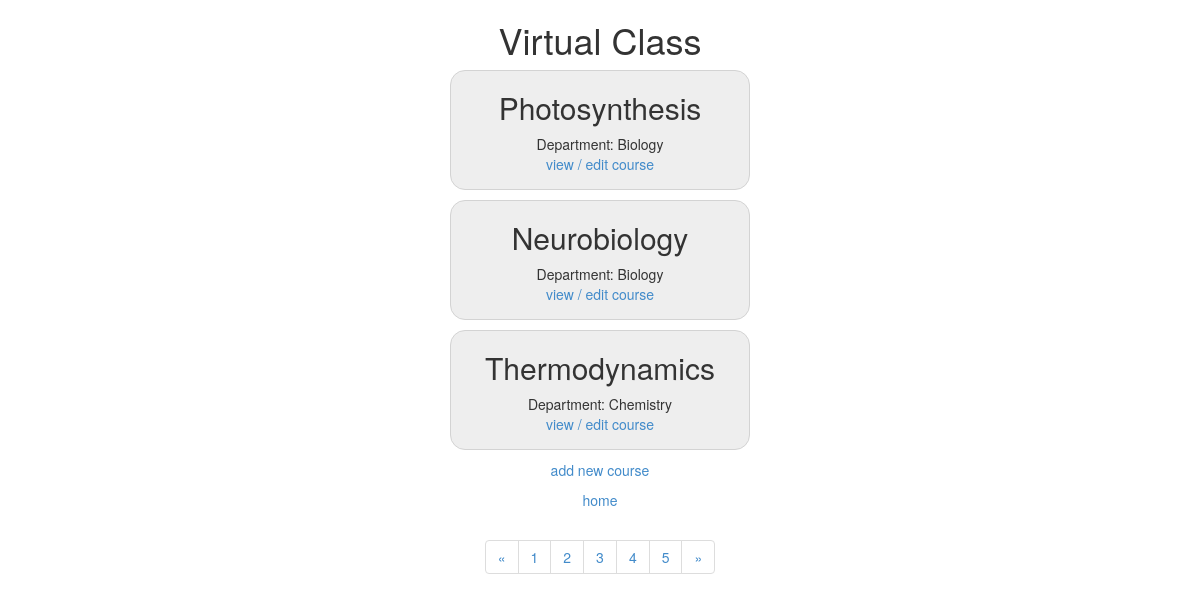
Before: /index.php/course with the older database file.
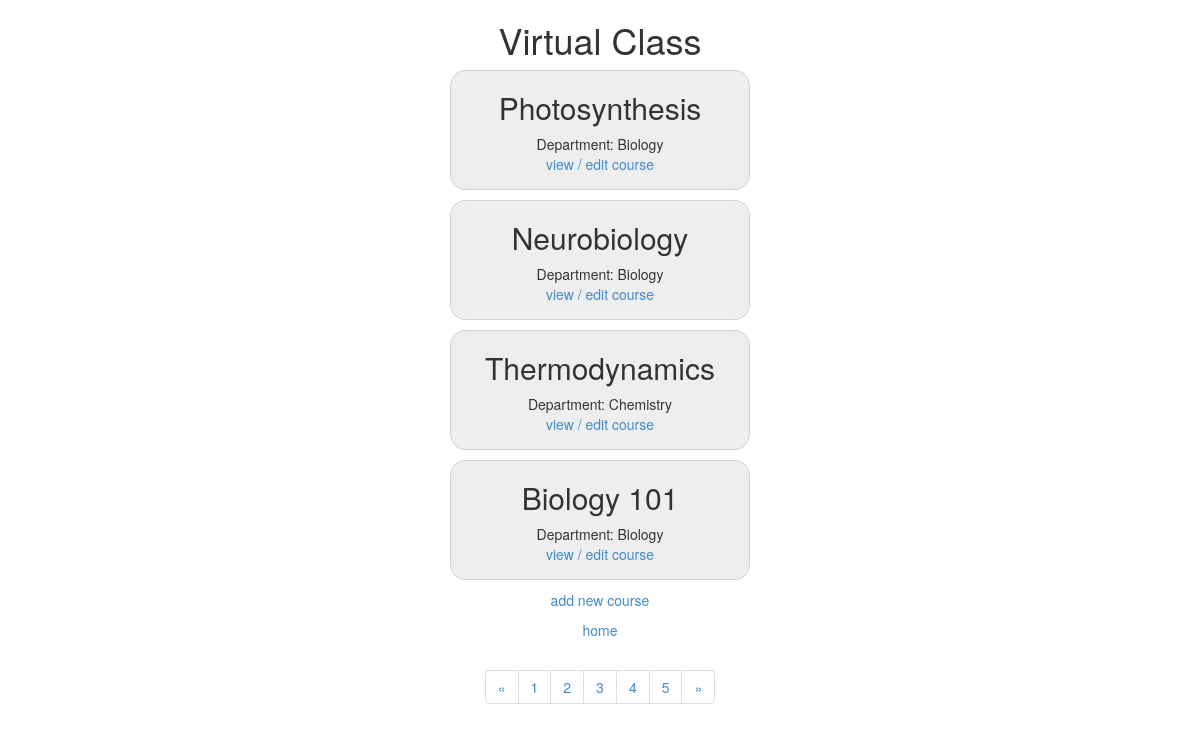
After: the same page with the newer database file.
### tables this page shows
CREATE TABLE `course` (
  `id` int(11) NOT NULL AUTO_INCREMENT,
  `title` varchar(128) NOT NULL,
  `dept_id` int(11) DEFAULT NULL,
  `prof_id` int(11) DEFAULT NULL,
  PRIMARY KEY (`id`),
  KEY `dept_id` (`dept_id`),
  KEY `prof_id` (`prof_id`),
  CONSTRAINT `course_ibfk_1` FOREIGN KEY (`dept_id`) REFERENCES `dept` (`id`) ON DELETE CASCADE,
  CONSTRAINT `course_ibfk_2` FOREIGN KEY (`prof_id`) REFERENCES `prof` (`id`) ON DELETE CASCADE
);

### application/controllers/course.php (called while the page is built, shortened)
<?php
class Course extends CI_Controller {
	public function __construct()
	{
		$this->load->model('course_model');
		$this->load->model('dept_model');
		$this->load->model('enrollment_model');
		$this->load->model('student_model');
	}
	public function index()
	{
		$data['courses'] = $this->course_model->get_courses();
		$data['title'] = 'courses list';
		$data['pagenum'] = 1;
		$this->load->view('templates/header', $data);
		$this->load->view('course/page', $data);
		$this->load->view('templates/footer');
	}
}

### index.php (called while the page is built, shortened)
<?php
require_once BASEPATH.'core/CodeIgniter.php';

### application/models/course_model.php (called while the page is built, shortened)
<?php
class Course_model extends CI_Model {
	public function get_courses($id=FALSE,$pagenum=1)
	{
		if ($id === FALSE)
		{
			$query = $this->db->get('course',10,10*($pagenum-1));
			$results = $query->result_array();
			for ($i = 0; $i < count($results); ++$i) {
			    $id = $results[$i]['dept_id'];
			    $this->db->select('name');
			    $this->db->where('id', $id);
			    $q = $this->db->get('dept');
			    foreach ($q->result() as $row)
			    {
			         $dept_name = $row->name;
			    }
			    $results[$i]['dept_name'] = $dept_name;
			}
			return $results;
		}
		$query = $this->db->get_where('course', array('id' => $id));
		$row = $query->row_array();
		$dept_id = $row['dept_id'];
		$this->db->select('name');
		$this->db->where('id', $dept_id);
		$q = $this->db->get('dept');
		$dept_name = $q->row()->name;
		$row['dept_name'] = $dept_name;
		return $row;
	}
}

### application/views/course/page.php (the view)
<div id="wrap">
<ul class ="courses">
	<?php foreach ($courses as $course_item): ?>
	<li>
	    <h2><?php echo $course_item['title'] ?></h2>
	    <div class="main">
	    	<?php echo "Department:" ?>
	        <?php echo $course_item['dept_name'] ?>
	    </div>
	    <p><a href="<?php echo base_url();?>index.php/course/view/<?php echo $course_item['id'] ?>">view / edit course </a></p>
	</li>
	<?php endforeach ?>
</ul>
<p><a href="<?php echo base_url();?>index.php/course/create">add new course </a></p>
<p><a href="<?php echo base_url();?>index.php/">home</a> </p>
<ul class="pagination">
	  <li><a href="<?php echo base_url();?>index.php/course/page/<?php echo max(1, $pagenum-1)?>">&laquo;</a></li>
	  <li><a href="<?php echo base_url();?>index.php/course/page/1">1</a></li>
	  <li><a href="<?php echo base_url();?>index.php/course/page/2">2</a></li>
	  <li><a href="<?php echo base_url();?>index.php/course/page/3">3</a></li>
	  <li><a href="<?php echo base_url();?>index.php/course/page/4">4</a></li>
	  <li><a href="<?php echo base_url();?>index.php/course/page/5">5</a></li>
	  <li><a href="<?php echo base_url();?>index.php/course/page/<?php echo $pagenum+1?>">&raquo;</a></li>
</ul>
</div>

Changed rows visible on the page:
added course: title "Biology 101", dept_name "Biology"
